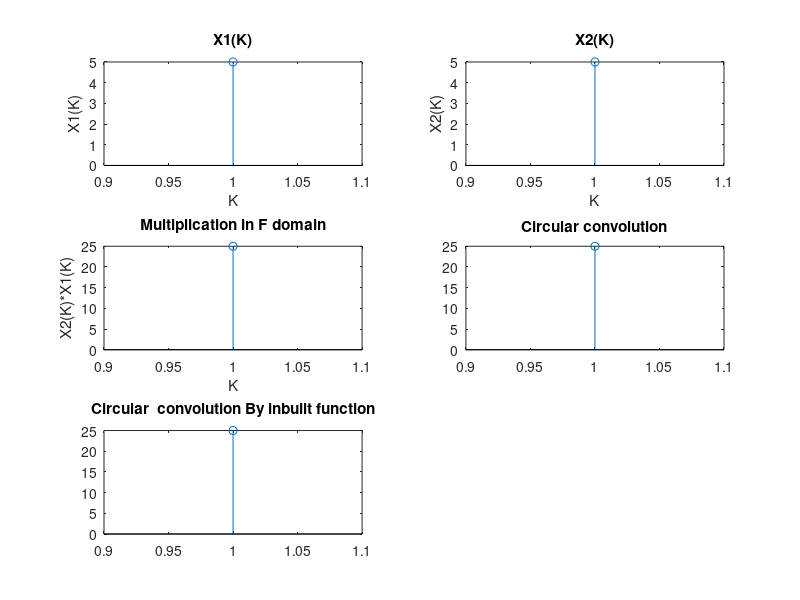

MATLAB code for this plot:
clc;
close all;
clear all;
x1=input('Enter 1st sequence')
x2=input('Enter 2nd sequence')
N=length(x1);
%1st sequence dft
X1=fft(x1,N)

subplot(3,2,1)
stem(X1)
xlabel('K');
ylabel('X1(K)');
title('X1(K)');
hold on;
%2nd sequence dft
X2=fft(x2,N)

subplot(3,2,2)
stem(X2)
xlabel('K');
ylabel('X2(K)');
title('X2(K)');
hold on;
%Multiplication in F domain
m=X1.*X2;
disp(m);
subplot(3,2,3)
stem(m);
xlabel('K');
ylabel('X2(K)*X1(K)');
title('Multiplication in F domain');
hold on;
%Circular convolution
q=ifft(m,N);
disp(q);
subplot(3,2,4)
stem(q);
title('Circular convolution');
hold on;
% %Inbuilt function
t=cconv(x1,x2,N)
subplot(3,2,5)
stem(t);
title('Circular  convolution By inbuilt function');
hold on;
 
 
